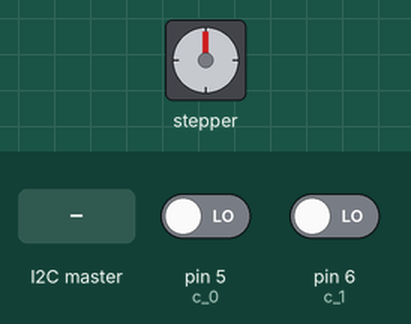
Simulated run of this sketch. Board: Arduino Uno, built with avr-gcc and run on an emulated ATmega328P. On the bench: stepper motor. Wiring (inferred from the names in the program): stepper motor driver (200 steps per turn assumed): step pin 4; direction pin 3; enable pin 2. The test bench sets the inputs (shaded band); at power-on: pin 6 (c_1) LOW, pin 5 (c_0) LOW.

Above: at 1.2 s.
1.3 s: the I2C master sends the byte 1
At 2.1 s:
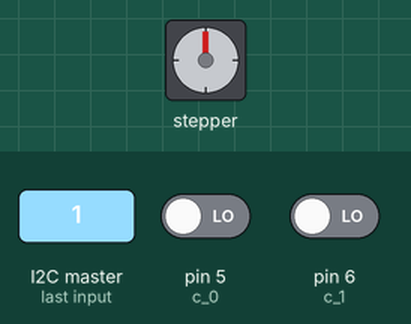
4.3 s: pin 6 (c_1) driven HIGH
At 4.45 s:
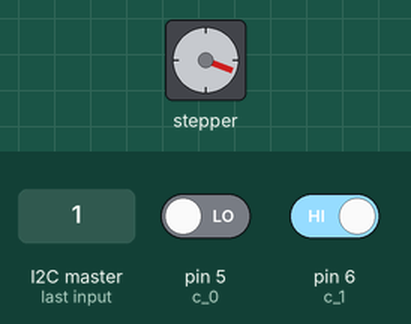
7.3 s: the I2C master sends the byte 0
At 7.45 s:
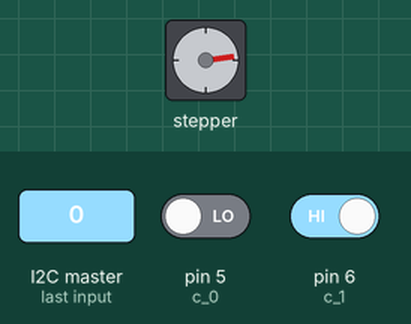
10.3 s: the I2C master sends the byte 2
At 13.2 s:
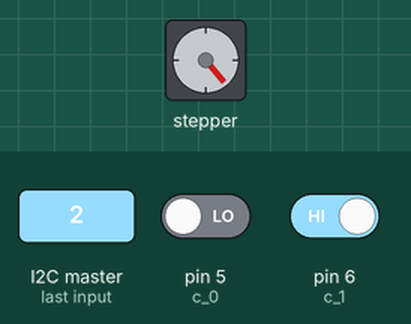
13.3 s: pin 6 (c_1) driven LOW
16.3 s: pin 5 (c_0) driven HIGH
Timing chart, 0 to 23.5 s (numbered marks = the images above; inputs shaded):
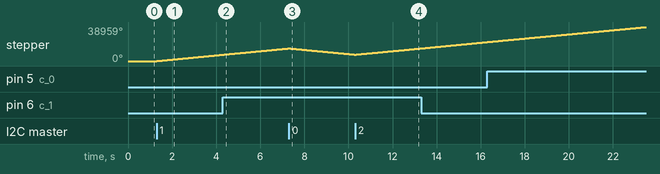

Measured:
- after the input at 1.3 s, stepper: keeps turning clockwise at about 2437°/s, starting at once

The sketch:

stage3_slave1.ino
```cpp
#include <Wire.h>

int ena=2;
int dir=3;
int pul=4;
//input
int c_0=5;
int c_1=6;
int c_2=7;
//variables
byte num=5;// default to let led (if there is ) turned off
int ctx[3];
int c_ctx=0;
//int ctx[2];
void setup() {
  // put your setup code here, to run once:
pinMode(ena,OUTPUT);digitalWrite(ena,HIGH);
pinMode(dir,OUTPUT);digitalWrite(dir,LOW);
pinMode(pul,OUTPUT);digitalWrite(pul,LOW);
pinMode(c_0,INPUT);int c_0_value = 0;
pinMode(c_1,INPUT);int c_1_value = 0;
pinMode(c_2,INPUT);int c_2_value = 0;
Wire.begin(1);
Wire.onReceive(receiveinfo);
Serial.begin(9600);
}

void loop() {
  rec(num);
}

void receiveinfo() {
  while (Wire.available()) {
    num = Wire.read();
//    Serial.println(num);
    }}


void pulse_stepper(int port_out, float Freq)
{
  digitalWrite(port_out, HIGH);
  delayMicroseconds(int(float(500000/800) / Freq));
  //细分是2,表示一圈要400个pulse;半周期是500000us/400;如果要1s2圈，那么半周期就是500000us/400/2
  //delayMicroseconds(483);
  digitalWrite(port_out, LOW);
  delayMicroseconds(int(float(500000/800) / Freq));
  //delayMicroseconds(483);
}

float Read_digital(int digital, int times) {
  float sum = 0;
  for (int i = 0; i <= times; i++) {
    int value = digitalRead(digital);
    sum = sum + value;
  }
  return sum / times;
}
void Read_ctx(){
  if (Read_digital(c_0,10)>0.9){ctx[0]=1;}else{ctx[0]=0;}
  if (Read_digital(c_1,10)>0.9){ctx[1]=1;}else{ctx[1]=0;}
  if (Read_digital(c_1,10)>0.9){ctx[2]=1;}else{ctx[2]=0;}
//  Serial.print(Read_digital(c_0,10));Serial.print(" ");
//  Serial.println(Read_digital(c_1,10));
//  delay(100);
}
void rec(int num){
  switch (num)
  {
    case 0:// go to context 0
    //0 left and right doors go left (approaching motor)
      digitalWrite(ena,LOW);
      digitalWrite(dir,LOW);
      do{Read_ctx();pulse_stepper(pul,40);}while(ctx[0]==0 && ctx[2]==0 ); // between 1-2.2
      digitalWrite(ena,HIGH);
      c_ctx=0;
      break;
    case 1://go to context 1
      digitalWrite(ena,LOW);
      if (c_ctx==0){digitalWrite(dir,HIGH);}
      else if(c_ctx==2){digitalWrite(dir,LOW);}
      else{c_ctx=1;}
      do{Read_ctx();pulse_stepper(pul, 40);}while(ctx[1]==0);
      digitalWrite(ena,HIGH);
      c_ctx=1;
      break;
    case 2://go to context 2
      digitalWrite(ena,LOW);
      digitalWrite(dir,HIGH);
      do{Read_ctx();pulse_stepper(pul,40);}while(ctx[2]==0 && ctx[0]==0);
      digitalWrite(ena,HIGH);
      c_ctx=2;
      break;
    default:
      break;
  }
}
```
